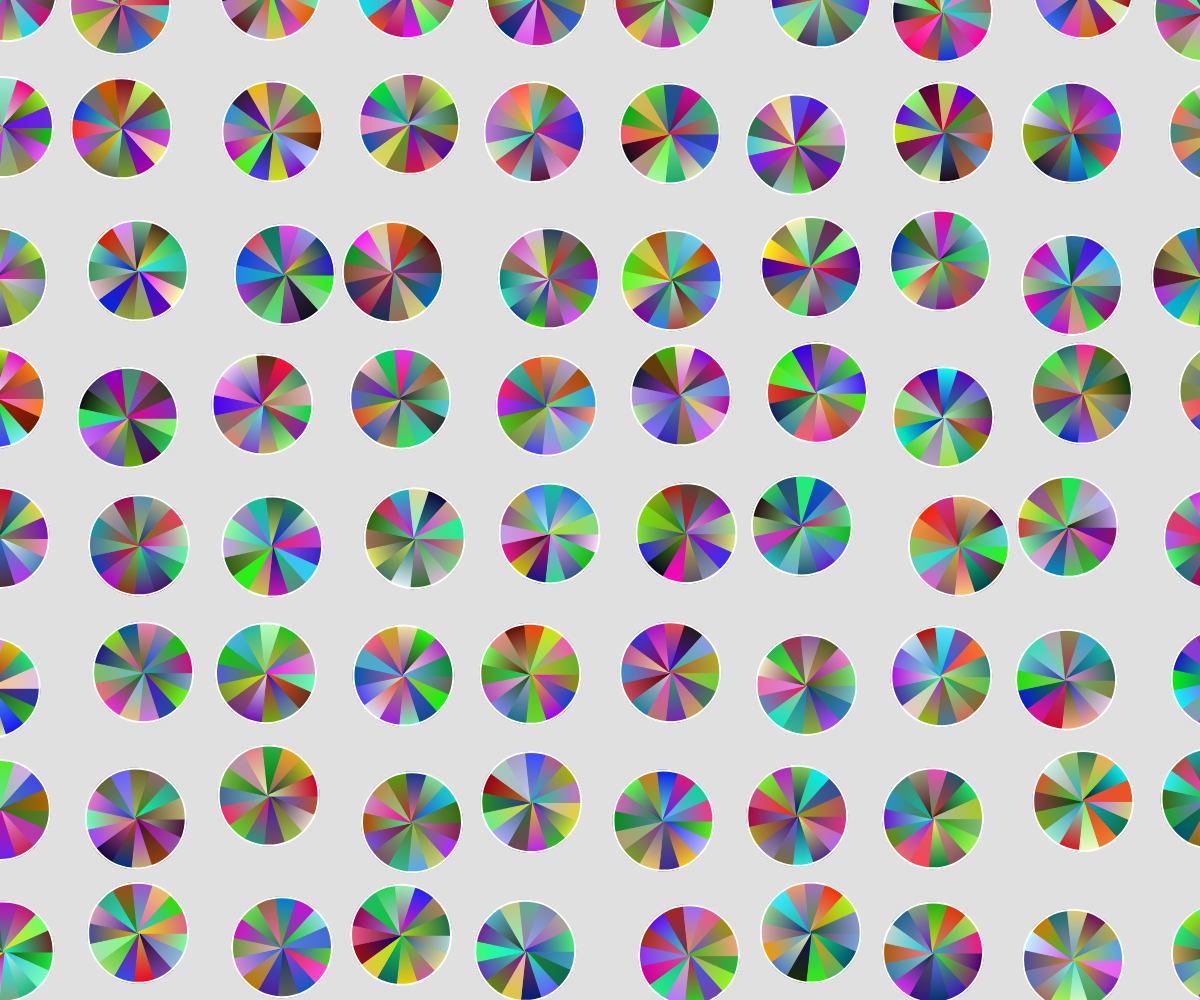
Frame 1 (no input)
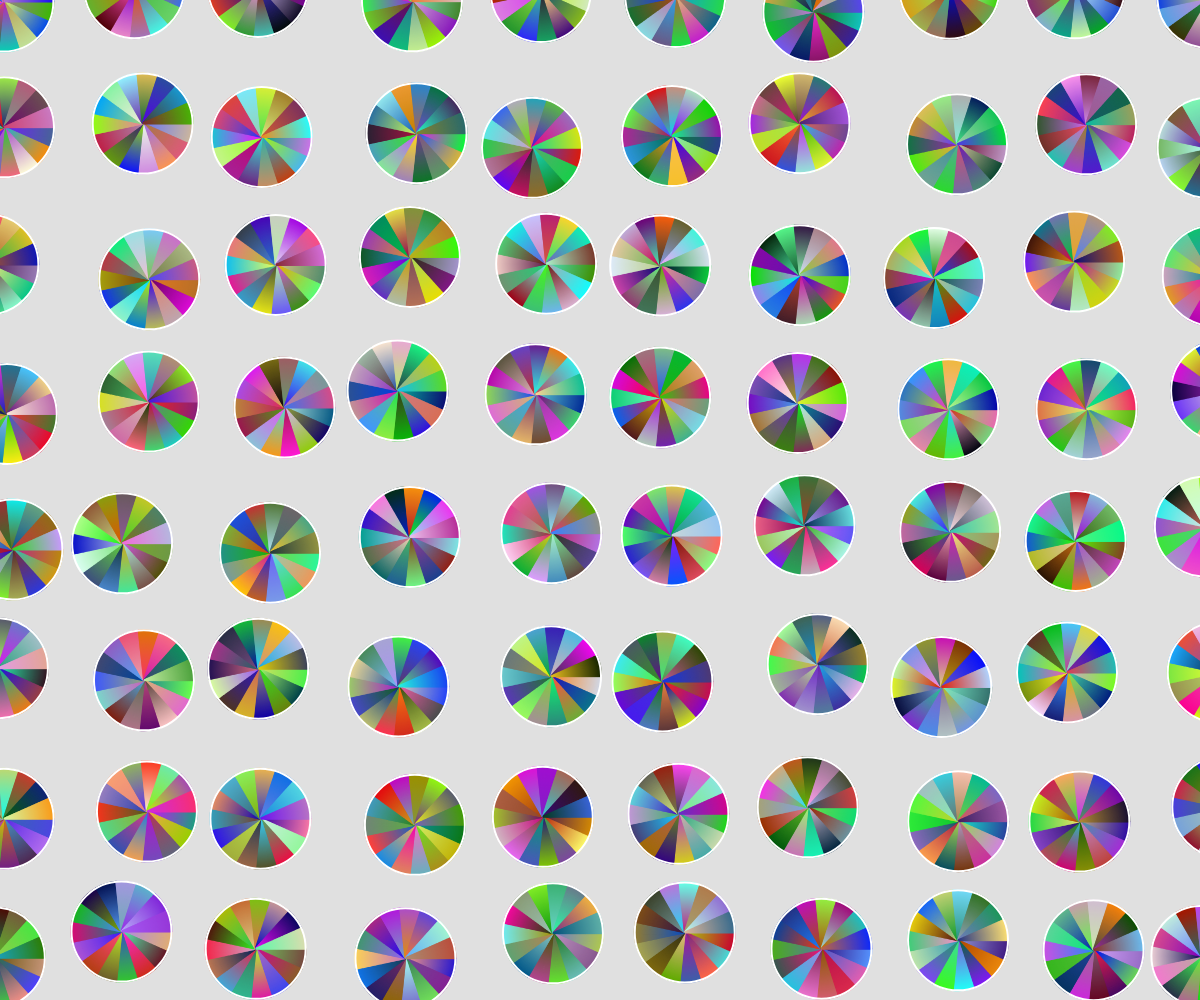
Frame 2 (the mouse pressed at the canvas centre, redrawn once)

The p5.js sketch that drew these frames (run headless with seeded random() and noise() and a simulated clock; the mouse was pressed at the canvas centre and the sketch redrawn once):

// p5.js sketch
// ── sketch.js
let segments = 15;
let radius = 50;

let vGutter = 85;
let maxShift = 15;

function setup() {
  noLoop();
  createCanvas(windowWidth, windowHeight);
}

function windowResized() {
  resizeCanvas(windowWidth, windowHeight);
}

function draw() {
  background(224);
  
  //10 è lo "sfasamento" delle colonne verso destra e delle righe verso il basso
  let columns = windowWidth / (radius - 10 + vGutter);
  let rows = windowHeight / (radius - 10 + vGutter);

  for (let i = 0; i < columns; i++) {
    for (let r = 0; r < rows; r++) {
      let xPos = i * (radius + vGutter) + random(-maxShift, maxShift);
      let yPos = r * (radius + vGutter) + random(-maxShift, maxShift);

      drawCircle(xPos, yPos);
    }
  }
}

function drawCircle(xPos, yPos) {
  for (let i = 0; i < segments; i++) {
    let startAngle = map(i, 0, segments, 0, TWO_PI);
    let endAngle = map(i + 1, 0, segments, 0, TWO_PI);

    let c1 = color(random(255), random(255), random(255));
    let c2 = color(random(255), random(255), random(255));

    drawSegment(xPos, yPos, startAngle, endAngle, c1, c2, radius);
  }

  noFill();
  stroke(255);
  strokeWeight(2);
  circle(xPos, yPos, radius * 2);
}

function drawSegment(xPos, yPos, startAngle, endAngle, c1, c2, radius) {
  for (let k = 0; k <= radius; k++) {
    let inter = map(k, 0, radius, 0, 1);
    let c = lerpColor(c1, c2, inter);

    stroke(c);
    strokeWeight(2);
    noFill();

    arc(xPos, yPos, k * 2, k * 2, startAngle, endAngle);
  }
}
